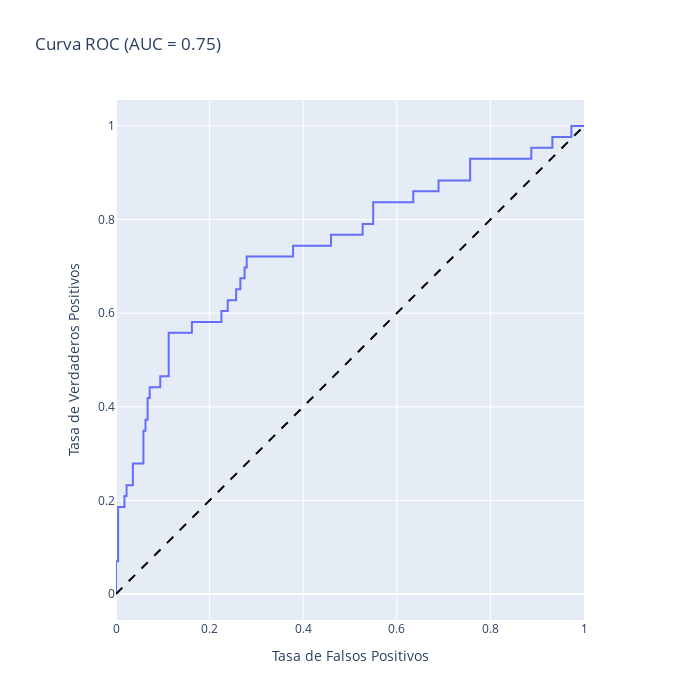

This figure's notebook cell:
### Code cell
auc_roc = show_auc_roc(model, X_test, y_test)
auc_roc

### Figure 1 — Plotly figure (JSON) as saved in the notebook; plotly's stock layout.template omitted (floating-point values rounded to 4 significant figures)
{"data": [{"hovertemplate": "Tasa de Falsos Positivos=%{x}<br>Tasa de Verdaderos Positivos=%{y}<extra></extra>", "legendgroup": "", "line": {"color": "#636efa", "dash": "solid"}, "marker": {"symbol": "circle"}, "mode": "lines", "name": "", "orientation": "v", "showlegend": false, "type": "scatter", "x": [0.0, 0.0, 0.0, 0.004505, 0.004505, 0.01802, 0.01802, 0.02252, 0.02252, 0.03604, 0.03604, 0.05856, 0.05856, 0.06306, 0.06306, 0.06757, 0.06757, 0.07207, 0.07207, 0.09459, 0.09459, 0.1126, 0.1126, 0.1622, 0.1622, 0.2252, 0.2252, 0.2387, 0.2387, 0.2568, 0.2568, 0.2658, 0.2658, 0.2748, 0.2748, 0.2793, 0.2793, 0.3784, 0.3784, 0.4595, 0.4595, 0.527, 0.527, 0.5495, 0.5495, 0.6351, 0.6351, 0.6892, 0.6892, 0.7568, 0.7568, 0.8874, 0.8874, 0.9324, 0.9324, 0.973, 0.973, 1.0], "xaxis": "x", "y": [0.0, 0.02326, 0.06977, 0.06977, 0.186, 0.186, 0.2093, 0.2093, 0.2326, 0.2326, 0.2791, 0.2791, 0.3488, 0.3488, 0.3721, 0.3721, 0.4186, 0.4186, 0.4419, 0.4419, 0.4651, 0.4651, 0.5581, 0.5581, 0.5814, 0.5814, 0.6047, 0.6047, 0.6279, 0.6279, 0.6512, 0.6512, 0.6744, 0.6744, 0.6977, 0.6977, 0.7209, 0.7209, 0.7442, 0.7442, 0.7674, 0.7674, 0.7907, 0.7907, 0.8372, 0.8372, 0.8605, 0.8605, 0.8837, 0.8837, 0.9302, 0.9302, 0.9535, 0.9535, 0.9767, 0.9767, 1.0, 1.0], "yaxis": "y"}], "layout": {"height": 700, "legend": {"tracegroupgap": 0}, "shapes": [{"line": {"color": "black", "dash": "dash"}, "type": "line", "x0": 0, "x1": 1, "y0": 0, "y1": 1}], "title": {"text": "Curva ROC (AUC = 0.75)"}, "width": 700, "xaxis": {"anchor": "y", "constrain": "domain", "domain": [0, 1], "range": [0, 1], "title": {"text": "Tasa de Falsos Positivos"}}, "yaxis": {"anchor": "x", "domain": [0, 1], "scaleanchor": "x", "scaleratio": 1, "title": {"text": "Tasa de Verdaderos Positivos"}}}}
